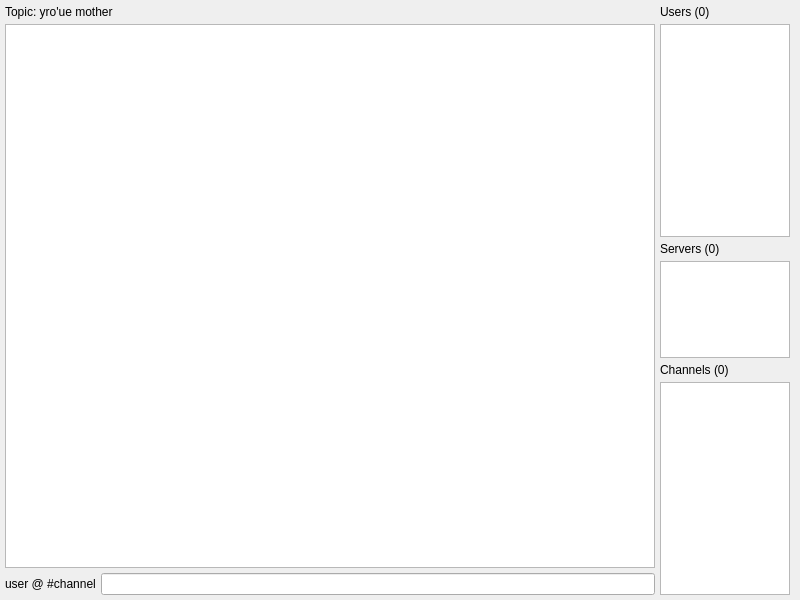
<?xml version="1.0" encoding="UTF-8"?>
<ui version="4.0">
 <class>MainWindow</class>
 <widget class="QMainWindow" name="MainWindow">
  <property name="geometry">
   <rect>
    <x>0</x>
    <y>0</y>
    <width>800</width>
    <height>600</height>
   </rect>
  </property>
  <property name="sizePolicy">
   <sizepolicy hsizetype="Maximum" vsizetype="Maximum">
    <horstretch>0</horstretch>
    <verstretch>0</verstretch>
   </sizepolicy>
  </property>
  <property name="minimumSize">
   <size>
    <width>0</width>
    <height>0</height>
   </size>
  </property>
  <property name="windowTitle">
   <string>RudeChat</string>
  </property>
  <widget class="QWidget" name="centralwidget">
   <property name="sizePolicy">
    <sizepolicy hsizetype="Maximum" vsizetype="Maximum">
     <horstretch>0</horstretch>
     <verstretch>0</verstretch>
    </sizepolicy>
   </property>
   <property name="minimumSize">
    <size>
     <width>0</width>
     <height>0</height>
    </size>
   </property>
   <layout class="QHBoxLayout" name="horizontalLayout" stretch="5,1">
    <property name="spacing">
     <number>5</number>
    </property>
    <property name="leftMargin">
     <number>5</number>
    </property>
    <property name="topMargin">
     <number>5</number>
    </property>
    <property name="rightMargin">
     <number>10</number>
    </property>
    <property name="bottomMargin">
     <number>5</number>
    </property>
    <item>
     <layout class="QVBoxLayout" name="content">
      <property name="spacing">
       <number>5</number>
      </property>
      <item>
       <layout class="QVBoxLayout" name="chat_area">
        <property name="spacing">
         <number>5</number>
        </property>
        <item>
         <widget class="QLabel" name="topic_label">
          <property name="sizePolicy">
           <sizepolicy hsizetype="Expanding" vsizetype="Preferred">
            <horstretch>0</horstretch>
            <verstretch>0</verstretch>
           </sizepolicy>
          </property>
          <property name="text">
           <string>Topic: yro'ue mother</string>
          </property>
         </widget>
        </item>
        <item>
         <widget class="QTextBrowser" name="display_text"/>
        </item>
       </layout>
      </item>
      <item>
       <layout class="QHBoxLayout" name="text_input">
        <property name="spacing">
         <number>5</number>
        </property>
        <item>
         <widget class="QLabel" name="user_chan_display">
          <property name="sizePolicy">
           <sizepolicy hsizetype="Preferred" vsizetype="Preferred">
            <horstretch>0</horstretch>
            <verstretch>0</verstretch>
           </sizepolicy>
          </property>
          <property name="text">
           <string>user @ #channel</string>
          </property>
         </widget>
        </item>
        <item>
         <widget class="QLineEdit" name="input_field">
          <property name="sizePolicy">
           <sizepolicy hsizetype="Expanding" vsizetype="Preferred">
            <horstretch>0</horstretch>
            <verstretch>0</verstretch>
           </sizepolicy>
          </property>
         </widget>
        </item>
       </layout>
      </item>
     </layout>
    </item>
    <item>
     <layout class="QVBoxLayout" name="sidebar" stretch="2,1,2">
      <property name="spacing">
       <number>5</number>
      </property>
      <item>
       <layout class="QVBoxLayout" name="users_selector">
        <property name="spacing">
         <number>5</number>
        </property>
        <item>
         <widget class="QLabel" name="user_label">
          <property name="sizePolicy">
           <sizepolicy hsizetype="Expanding" vsizetype="Preferred">
            <horstretch>0</horstretch>
            <verstretch>0</verstretch>
           </sizepolicy>
          </property>
          <property name="text">
           <string>Users (0)</string>
          </property>
         </widget>
        </item>
        <item>
         <widget class="QListWidget" name="user_list">
          <property name="mouseTracking">
           <bool>true</bool>
          </property>
          <property name="autoFillBackground">
           <bool>true</bool>
          </property>
          <property name="editTriggers">
           <set>QAbstractItemView::EditTrigger::NoEditTriggers</set>
          </property>
          <property name="resizeMode">
           <enum>QListView::ResizeMode::Adjust</enum>
          </property>
          <property name="itemAlignment">
           <set>Qt::AlignmentFlag::AlignLeading</set>
          </property>
         </widget>
        </item>
       </layout>
      </item>
      <item>
       <layout class="QVBoxLayout" name="servers_selector">
        <property name="spacing">
         <number>5</number>
        </property>
        <item>
         <widget class="QLabel" name="server_label">
          <property name="sizePolicy">
           <sizepolicy hsizetype="Expanding" vsizetype="Preferred">
            <horstretch>0</horstretch>
            <verstretch>0</verstretch>
           </sizepolicy>
          </property>
          <property name="text">
           <string>Servers (0)</string>
          </property>
         </widget>
        </item>
        <item>
         <widget class="QListWidget" name="server_list">
          <property name="itemAlignment">
           <set>Qt::AlignmentFlag::AlignLeading</set>
          </property>
         </widget>
        </item>
       </layout>
      </item>
      <item>
       <layout class="QVBoxLayout" name="channels_selector">
        <property name="spacing">
         <number>5</number>
        </property>
        <item>
         <widget class="QLabel" name="channel_label">
          <property name="sizePolicy">
           <sizepolicy hsizetype="Expanding" vsizetype="Preferred">
            <horstretch>0</horstretch>
            <verstretch>0</verstretch>
           </sizepolicy>
          </property>
          <property name="text">
           <string>Channels (0)</string>
          </property>
         </widget>
        </item>
        <item>
         <widget class="QListWidget" name="channel_list">
          <property name="editTriggers">
           <set>QAbstractItemView::EditTrigger::NoEditTriggers</set>
          </property>
          <property name="batchSize">
           <number>250</number>
          </property>
          <property name="itemAlignment">
           <set>Qt::AlignmentFlag::AlignLeading</set>
          </property>
         </widget>
        </item>
       </layout>
      </item>
     </layout>
    </item>
   </layout>
  </widget>
 </widget>
 <resources/>
 <connections/>
</ui>
